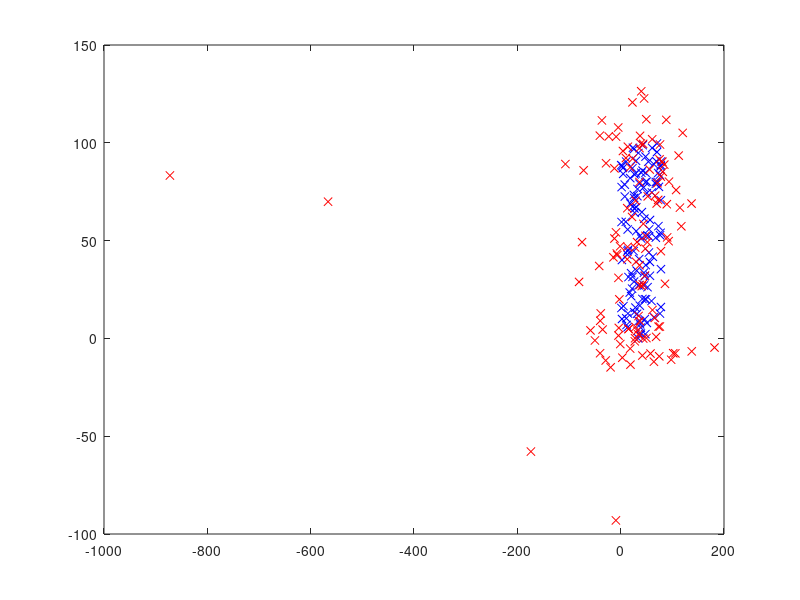

MATLAB code to generate this figure:
clear all;
close all;

size_X = 80; size_Y = 100;
robots = 120;

xy = zeros([robots, 6]);
xy_robot_pov = zeros([robots, 6]);
r = zeros([2, 1]);

sum = 0;

for i=1:120
    xy(i,1) = rand()*size_X;
    xy(i,2) = rand()*size_Y;

    xy(i, 3) = atan(xy(i,1)/xy(i,2));
    xy(i, 4) = atan(xy(i,1)/(xy(i,2)-size_Y));
    xy(i, 5) = atan((xy(i,1)-size_X)/(xy(i,2)-size_Y));
    xy(i, 6) = atan((xy(i,1)-size_X)/xy(i,2));
    
    for j=3:6
        xy_robot_pov(i,j) = xy(i,j) + rand()*6 - 3;
    end

    A = [1, -tan(xy_robot_pov(i,3));
        1, -tan(xy_robot_pov(i,4));
        1, -tan(xy_robot_pov(i,5));
        1, -tan(xy_robot_pov(i,6))];

    b = [0-0*tan(xy_robot_pov(i,3));
        0-size_Y*tan(xy_robot_pov(i,4));
        size_X-size_Y*tan(xy_robot_pov(i,5));
        size_X-0*tan(xy_robot_pov(i,6))];

    r = (transpose(A) * A) \ (transpose(A) * b);
    xy_robot_pov(i,1) = r(1,1);
    xy_robot_pov(i,2) = r(2,1);

    d = sqrt((xy(i,1)-xy_robot_pov(i,1))^2 + (xy(i,2)-xy_robot_pov(i,2))^2);

    sum = d+sum;
end

err = sum / robots,

plot(xy(:,1), xy(:,2), 'bx');
hold on;
plot(xy_robot_pov(:,1), xy_robot_pov(:,2), 'rx');
